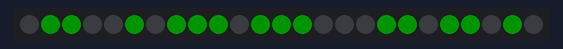
A sketch run on a simulated Arduino Uno, built with avr-gcc and run on an emulated ATmega328P. On the bench: 25 RGB LEDs in strip order, left to right. Dim RGB values are drawn brighter than linear; random numbers use the default seed unless the sketch sets one.

Above: at 0.1 s.
At 0.6 s:
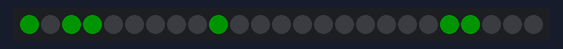
At 1.1 s:
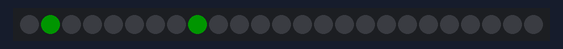

The sketch:

Conway_s_Game_of_Life.ino
```cpp
/*
 * This program runs Conway's Game of Life on the 5x5 RGB
 * LED matrix connected to GPIO 7.
 *
 * The initial cells are randomized and the simulation
 * continuously evolves on the matrix.
 */

#include <Arduino.h>
#include <Adafruit_NeoPixel.h>

#define MATRIX_PIN 7
#define NUM_LEDS   25

Adafruit_NeoPixel matrix(
    NUM_LEDS,
    MATRIX_PIN,
    NEO_GRB + NEO_KHZ800
);

bool currentGrid[5][5];
bool nextGrid[5][5];

// Convert x/y coordinates to serpentine LED index
int pixelXY(int x, int y)
{
    if (y % 2 == 0)
    {
        return y * 5 + x;
    }

    return y * 5 + (4 - x);
}

// Draw the current Game of Life state
void drawGrid()
{
    matrix.clear();

    for (int y = 0; y < 5; y++)
    {
        for (int x = 0; x < 5; x++)
        {
            if (currentGrid[y][x])
            {
                matrix.setPixelColor(
                    pixelXY(x, y),
                    matrix.Color(0, 255, 0)
                );
            }
        }
    }

    matrix.show();
}

// Count living neighbors
int countNeighbors(int x, int y)
{
    int count = 0;

    for (int dy = -1; dy <= 1; dy++)
    {
        for (int dx = -1; dx <= 1; dx++)
        {
            if (dx == 0 && dy == 0)
            {
                continue;
            }

            int nx = x + dx;
            int ny = y + dy;

            if (nx >= 0 && nx < 5 &&
                ny >= 0 && ny < 5)
            {
                if (currentGrid[ny][nx])
                {
                    count++;
                }
            }
        }
    }

    return count;
}

// Calculate the next generation
void updateGrid()
{
    for (int y = 0; y < 5; y++)
    {
        for (int x = 0; x < 5; x++)
        {
            int neighbors =
                countNeighbors(x, y);

            if (currentGrid[y][x])
            {
                nextGrid[y][x] =
                    (neighbors == 2 ||
                     neighbors == 3);
            }
            else
            {
                nextGrid[y][x] =
                    (neighbors == 3);
            }
        }
    }

    // Copy next generation
    for (int y = 0; y < 5; y++)
    {
        for (int x = 0; x < 5; x++)
        {
            currentGrid[y][x] =
                nextGrid[y][x];
        }
    }
}

// Create a random starting pattern
void randomizeGrid()
{
    for (int y = 0; y < 5; y++)
    {
        for (int x = 0; x < 5; x++)
        {
            currentGrid[y][x] =
                random(100) < 45;
        }
    }
}

void setup()
{
    matrix.begin();
    matrix.setBrightness(20);

    randomSeed(
        analogRead(1)
    );

    randomizeGrid();
}

void loop()
{
    drawGrid();

    updateGrid();

    delay(500);
}
```

Measured:
- what the display in image 1 shows lasts 0.5 s, from 0.5 s to 1.0 s
